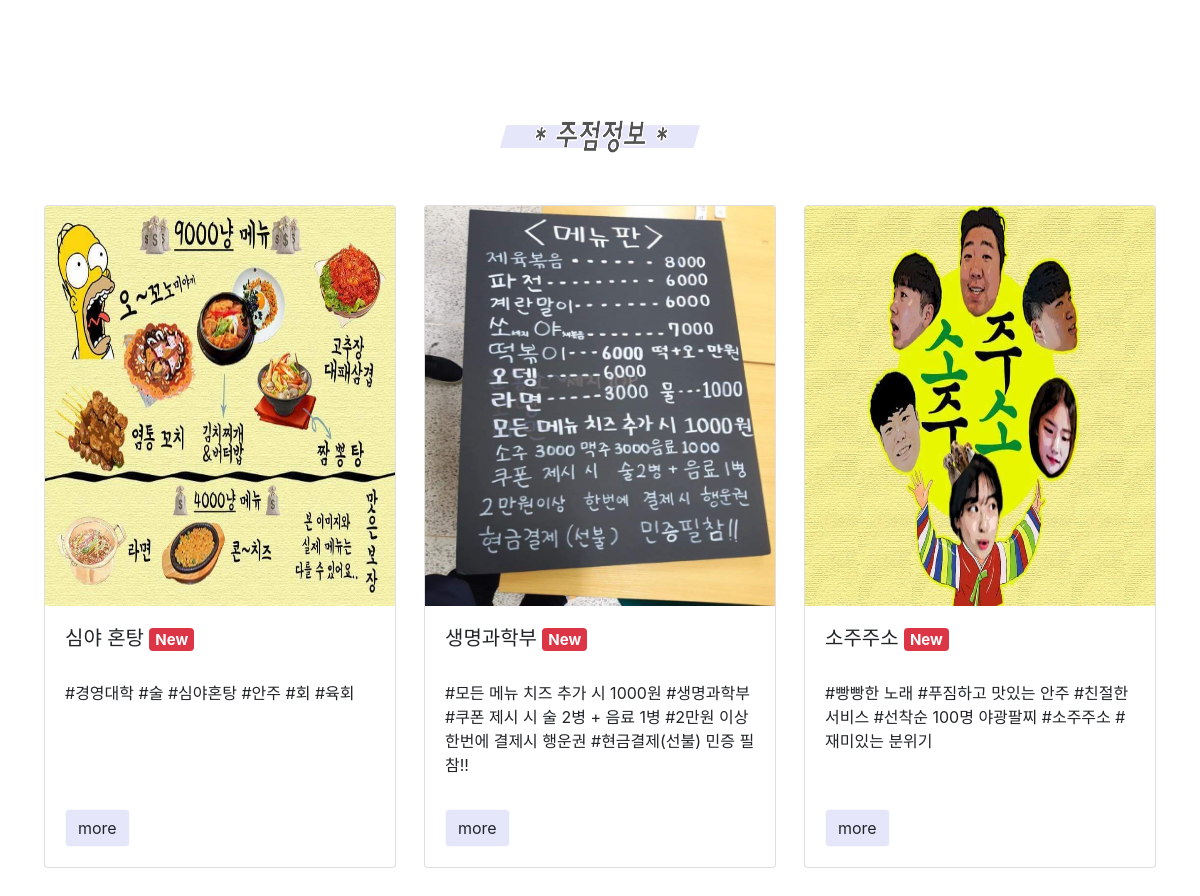
The page /home/main/ (middle part) on the database as committed earlier.
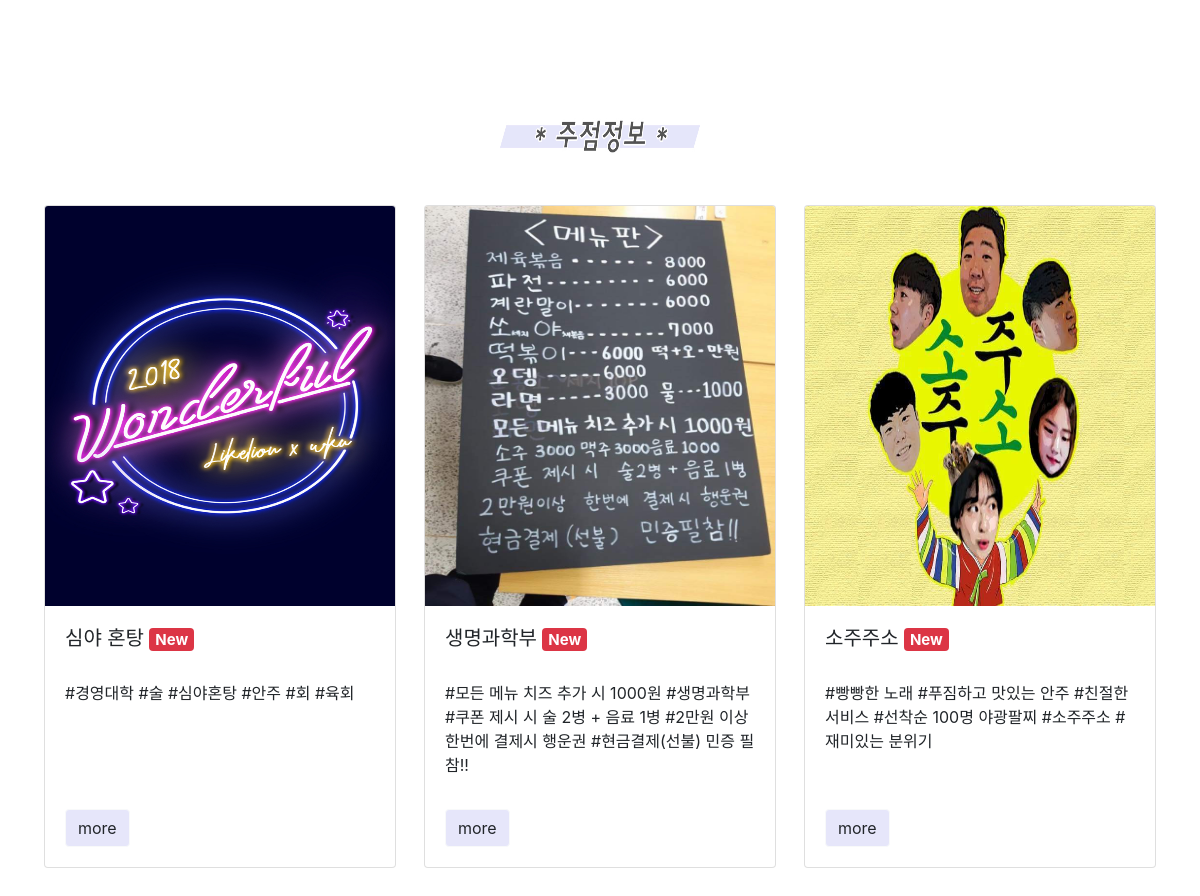
The same page on the database as committed later.
### jujum/models.py (models this page shows, shortened)
class Jujum(models.Model):
    title = models.CharField(max_length=20)
    content = models.TextField(blank=True, null=True)
    menu = models.ImageField(null=True, blank=True, upload_to='home/%Y/%m/%d')
    image1 = models.ImageField(null=True, blank=True, upload_to='home/%Y/%m/%d')
    image2 = models.ImageField(null=True, blank=True, upload_to='home/%Y/%m/%d')
    image3 = models.ImageField(null=True, blank=True, upload_to='home/%Y/%m/%d')
    tags = TaggableManager()
    like_count = models.IntegerField(default=0)
    lat = models.DecimalField(max_digits=9, decimal_places=6, null=True)
    lng = models.DecimalField(max_digits=9, decimal_places=6, null=True)

### home/views.py (the view)
# urls.py: path('main/', views.MainView.as_view(), name='main')
class MainView(generic.TemplateView):
    template_name = 'home/main.html'
    def get_context_data(self, **kwargs):
        context = super(MainView, self).get_context_data(**kwargs)
        context['nanjang_list'] = Nanjang.objects.all()
        context['jujum_list'] = Jujum.objects.all()
        return context

### home/templates/home/main.html (shortened to what this page needs)
{% extends 'home/base.html' %}
{% load staticfiles %}
{% block content %}
<div class="container main" id="main_section">
        {% include 'nanjang/nanjang_list.html' %}
        {% include 'jujum/jujum_list.html' %}
    </div>
{% endblock %}

### jujum/templates/jujum/jujum_list.html (shortened to what this page needs)
{% load staticfiles %}
<div class="category">
    <img src="{% static '/image/jujum.jpg' %}">
</div>
<div class="row">
    {% for jujum in jujum_list %}
    <div class="list col-xs-12 col-md-6 col-lg-4 col-xl-4">
        <div class="card list_margin margin_bottom">
            {% if jujum.image1 %}
                <a href="{% url 'jujum:detail' jujum.pk %}"><img class="card-img-top jujum-card" src="{{ jujum.image1.url }}"></a>
            {% else %}
                <a href="{% url 'jujum:detail' jujum.pk %}"><img class="card-img-top jujum-card" src="/static/image/default.jpg"></a>
            {% endif %}
            <div class="card-body">
                <h5 class="card-title">
                    {{ jujum.title }}
                    <span class="badge badge-danger">New</span>
                </h5>
                <div class="tag_section">
                    {% for tag in jujum.tags.all %}
                        <li class="tag_display"> #{{ tag }} </li>
                    {% endfor %}
                </div>
                <br /><br />
                <a href="{% url 'jujum:detail' jujum.pk %}" class="btn btn-light more">more</a>
            </div>
        </div>
    </div>
    {% endfor %}
</div>

Rows that differ between the two databases and show on the page:
changed Jujum "심야 혼탕": image1: picture removed
